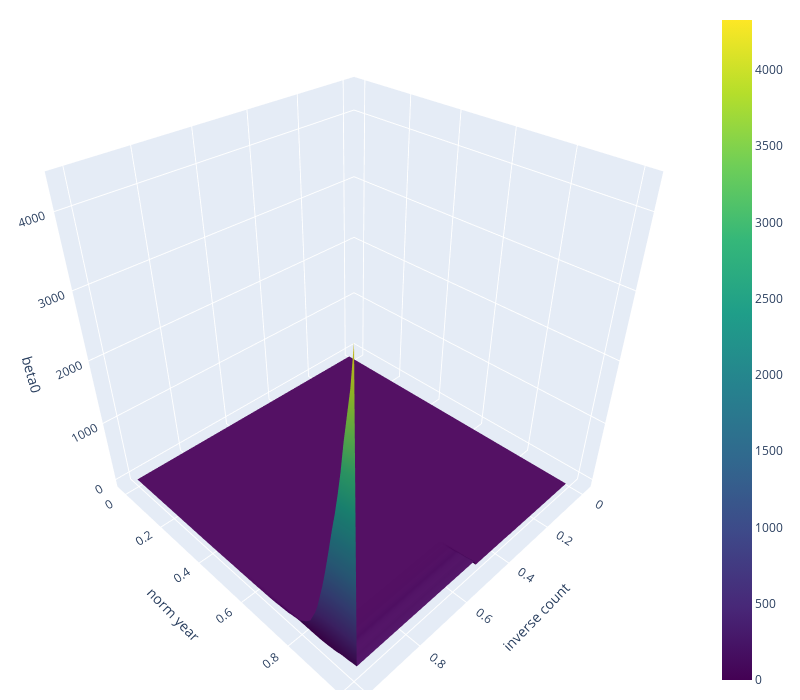

The cell this chart's notebook holds for it:
### Code cell
T, C = np.meshgrid(c_vals, t_vals)

fig = go.Figure(data=[go.Surface(z=betti_surface1, x=T, y=C, colorscale='Viridis')])

fig.update_layout(
    scene=dict(
        xaxis=dict(title='inverse count', range=[-0.05, 1.05]),
        yaxis=dict(title='norm year', range=[-0.05, 1.05]),
        zaxis=dict(title='beta0'),
    ),
    width=800,
    height=700,
    margin=dict(r=20, b=10, l=10, t=10)
)

fig.show()

### Figure 1 — Plotly figure (JSON) as saved in the notebook; plotly's stock layout.template omitted (floating-point values rounded to 4 significant figures; data arrays with more than 128 entries replaced by an {"elided": "..."} marker saying what was removed)
{"data": [{"colorscale": [[0, "#440154"], [0.1111, "#482878"], [0.2222, "#3e4989"], [0.3333, "#31688e"], [0.4444, "#26828e"], [0.5556, "#1f9e89"], [0.6667, "#35b779"], [0.7778, "#6ece58"], [0.8889, "#b5de2b"], [1, "#fde725"]], "type": "surface", "x": {"elided": "100x100 float values"}, "y": {"elided": "100x100 float values"}, "z": {"elided": "100x100 int values"}}], "layout": {"height": 700, "margin": {"b": 10, "l": 10, "r": 20, "t": 10}, "scene": {"xaxis": {"range": [-0.05, 1.05], "title": {"text": "inverse count"}}, "yaxis": {"range": [-0.05, 1.05], "title": {"text": "norm year"}}, "zaxis": {"title": {"text": "beta0"}}}, "width": 800}}
